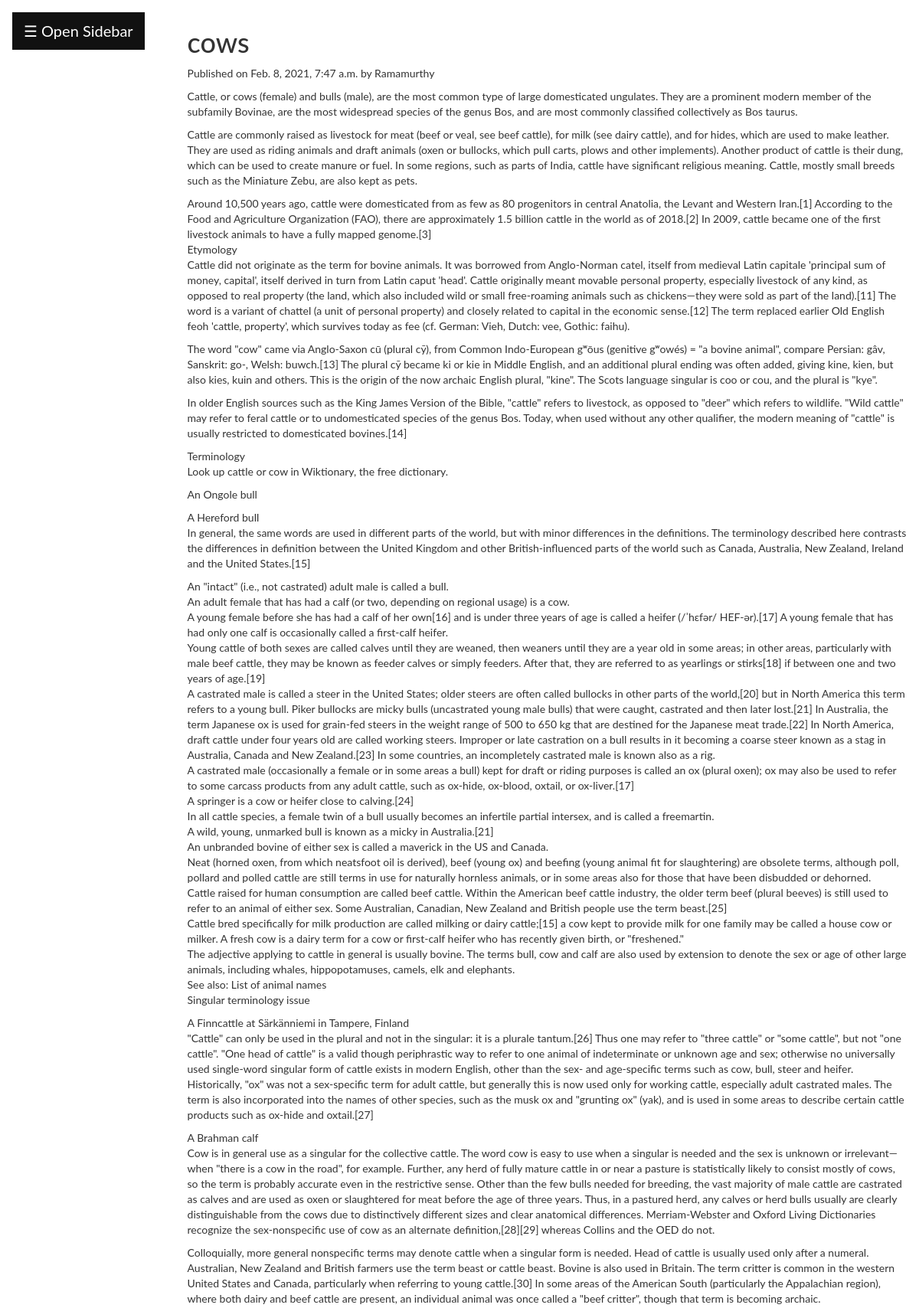
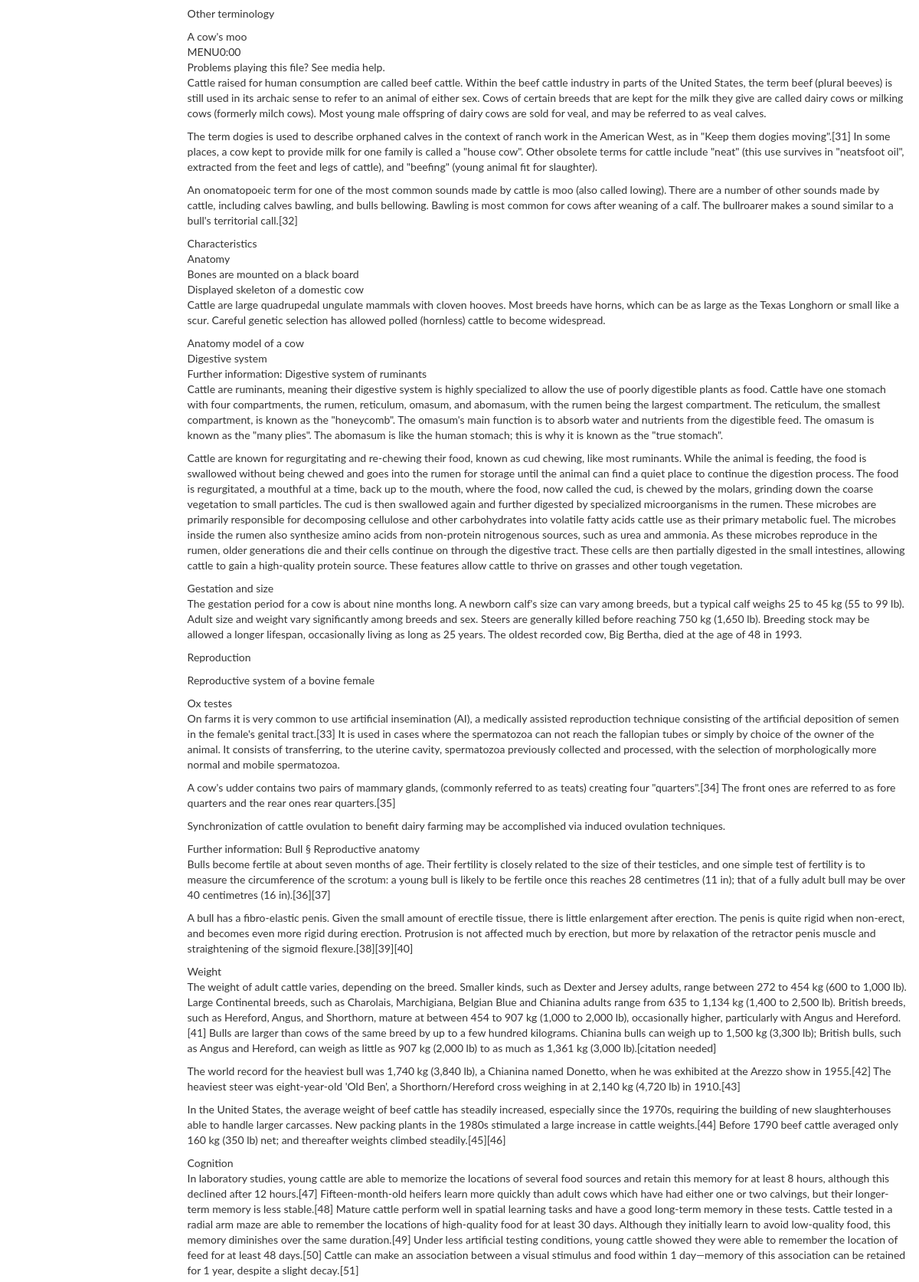
Screenshot of /2021/02/08/cows (upper part) with the database file from the repository (2 pictures, top to bottom).
### blogapp/models.py (models this page shows, shortened)
class Post(models.Model):
          tags=TaggableManager()
          STATUS_CHOICES=(('draft','Draft'),('published','Published'))
          title=models.CharField(max_length=256)
          slug=models.SlugField(max_length=264,unique_for_date='publish')
          author=models.ForeignKey(User,related_name='blog_posts',on_delete= models.CASCADE)
          body=models.TextField()
          publish=models.DateTimeField(default=timezone.now)
          created=models.DateTimeField(auto_now_add=True)
          updated=models.DateTimeField(auto_now=True)
          status= models.CharField(max_length=10,choices=STATUS_CHOICES,default='draft')
          objects=CustomManager()
          class Meta:
                ordering=('-publish',)
          def get_absolute_url(self):
                return reverse('post_detail',args=[self.publish.year,self.publish.strftime('%m'),self.publish.strftime('%d'),self.slug])

### blogapp/views.py (the view, shortened to what this page needs)
# urls.py: url(r'(?P<year>\d{4})/(?P<month>\d{2})/(?P<day>\d{2})/(?P<post>[-\w]+)',views.post_detail_view,name='post_detail'),
def post_detail_view(request,year,month,day,post):
    post=get_object_or_404(Post,slug=post,publish__year=year,publish__month=month,publish__day=day)
    comments=post.comments.filter(active=True)
    csubmit=False
    form=CommentForm()
    d={'post':post,'form':form,'csubmit':csubmit,'comments':comments}
    return render(request,'blogapp/post_detail.html',d)

### blogapp/models.py (called while the page is built)
    def get_queryset(self):
        return super().get_queryset().filter(status='published')

### blogapp/templatetags/mytags.py (called while the page is built)
@register.simple_tag
def total_posts():
    return Post.objects.count()

@register.inclusion_tag('blogapp/latest_post.html')
def show_latest_posts(count=3):
    latest_posts=Post.objects.order_by('-publish')[:count]
    return {'latest_posts':latest_posts}

@register.simple_tag
def get_most_commented_posts(count=2):
    return Post.objects.annotate(total_comments=Count('comments')).order_by('-total_comments')[:count]

### templates/blogapp/post_detail.html (shortened to what this page needs)
<html>
    {% extends 'blogapp/parent.html' %}
        {%block content_block%}
        <h1>{{post.title}}</h1>
        <p>Published on {{post.publish}} by {{post.author|title}}</p>
        {{post.body|linebreaks}} <br><br>
        {%endblock%}

### templates/blogapp/parent.html (style rules this page uses)
body { font-family: "Lato", sans-serif; }

### rows the page displays
Post: title "cows", publish "Feb. 8, 2021, 7:47 a.m.", author "Ramamurthy", body "Cattle, or cows (female) and bulls (male), are the most common type of large domesticated ungulates. They are a prominent modern member of the subfamily Bovinae, are the most widespread species of the genus Bos, and are most commonly classified collectively as Bos taurus. Cattle are commonly raised as livestock for meat (beef or veal, see beef cattle), for milk (see dairy cattle), and for hides, which are used to make leather. They are used as riding animals and draft animals (oxen or bullocks, which pull carts, plows and other implements). Another product of cattle is their dung, which can be used to create manure or fuel. In some regions, such as parts of India, cattle have significant…"
